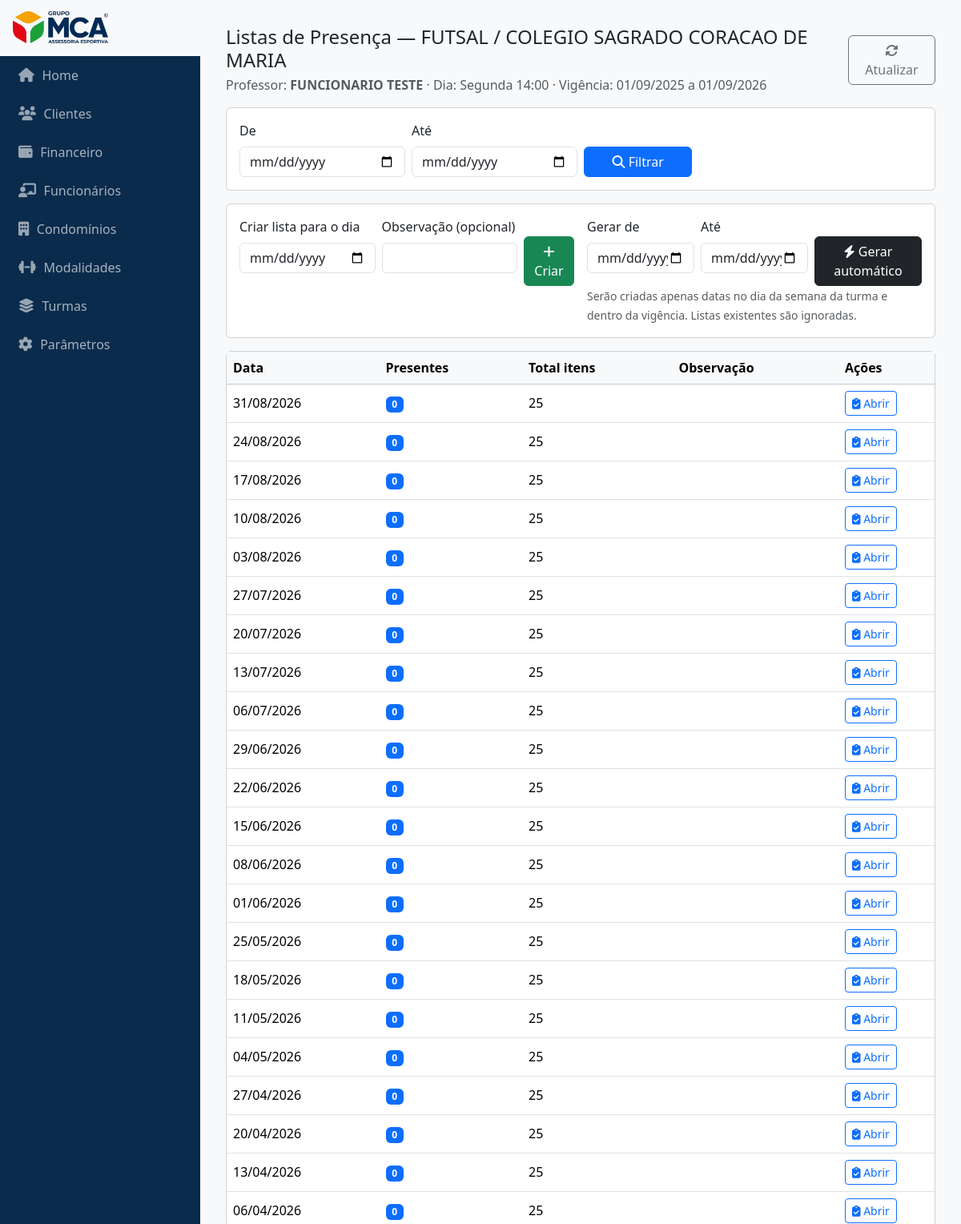
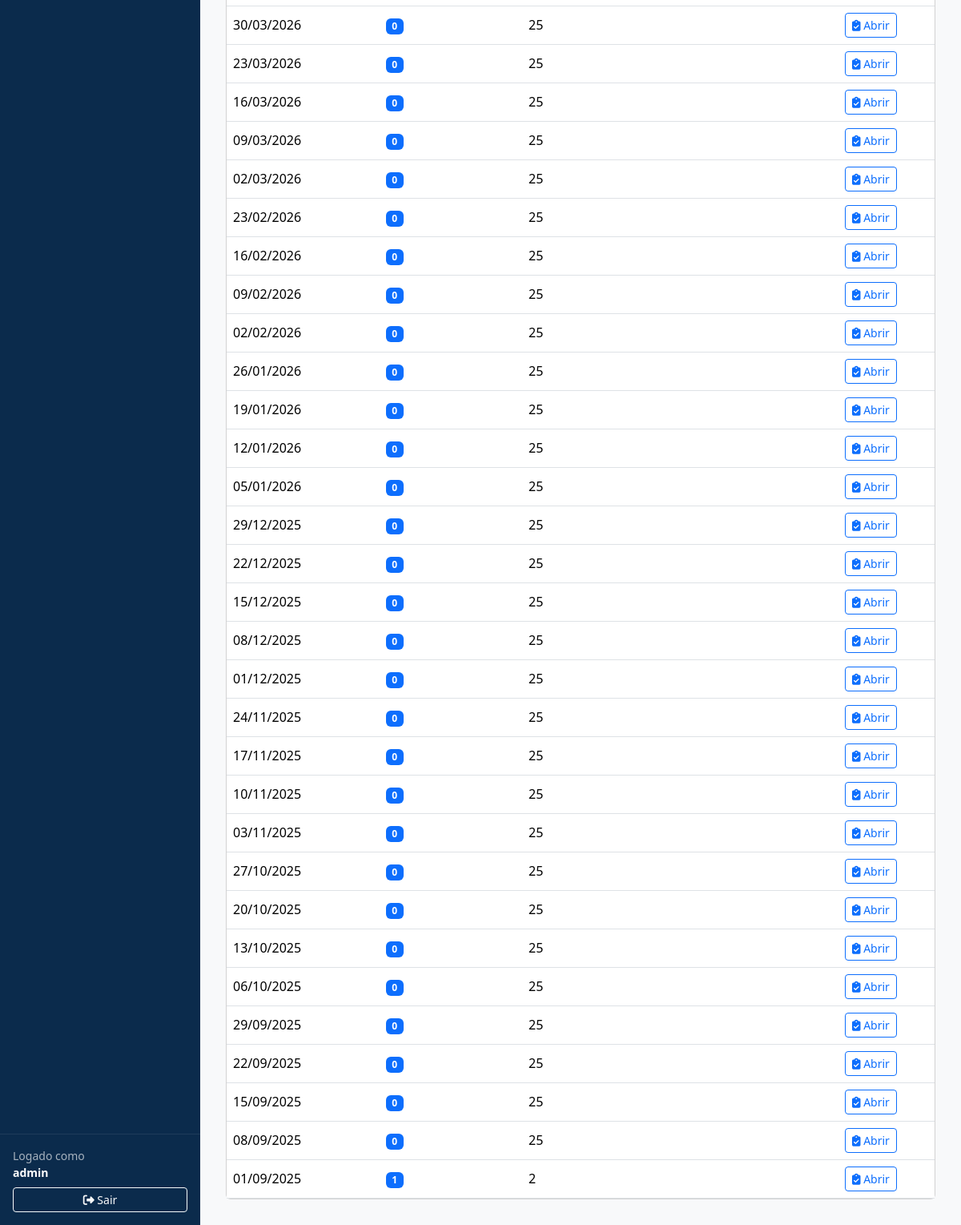
Page /turmas/1/presencas/ (signed in) on the committed database (2 pictures, top to bottom).
### turmas/models.py (models this page shows, shortened)
class Turma(models.Model):
    professor = models.ForeignKey(
        "funcionarios.Funcionario",
        on_delete=models.PROTECT,
        related_name="turmas"
    )
    modalidade = models.ForeignKey(
        "modalidades.Modalidade",
        on_delete=models.PROTECT,
        related_name="turmas"
    )
    condominio = models.ForeignKey(
        "condominios.Condominio",
        on_delete=models.PROTECT,
        related_name="turmas"
    )
    nome_exibicao = models.CharField("Nome (opcional)", max_length=255, blank=True)
    valor = models.DecimalField("Valor", max_digits=10, decimal_places=2,
                                validators=[MinValueValidator(Decimal("0.00"))])
    capacidade = models.PositiveIntegerField("Capacidade (máx. alunos)", validators=[MinValueValidator(1)])
    dia_semana = models.PositiveSmallIntegerField(choices=DIAS_SEMANA)
    hora_inicio = models.TimeField()
    duracao_minutos = models.PositiveIntegerField(default=60, validators=[MinValueValidator(1)])
    inicio_vigencia = models.DateField()
    fim_vigencia = models.DateField(null=True, blank=True)
    ativo = models.BooleanField(default=True)
    created_at = models.DateTimeField(auto_now_add=True)
    updated_at = models.DateTimeField(auto_now=True)
    class Meta:
        ordering = ["condominio__nome", "modalidade__nome", "dia_semana", "hora_inicio", "id"]
        indexes = [
            models.Index(fields=["professor", "dia_semana", "hora_inicio"]),
            models.Index(fields=["condominio"]),
            models.Index(fields=["ativo"]),
        ]
        verbose_name = "Turma"
        verbose_name_plural = "Turmas"

### modalidades/models.py (models this page shows, shortened)
class Modalidade(models.Model):
    nome = models.CharField("Nome", max_length=100)
    slug = models.SlugField("Slug", max_length=120, unique=True, blank=True)
    descricao = models.TextField("Descrição", blank=True)
    ativo = models.BooleanField(default=True)
    created_at = models.DateTimeField("Criado em", auto_now_add=True)
    updated_at = models.DateTimeField("Atualizado em", auto_now=True)
    class Meta:
        ordering = ["nome", "id"]
        verbose_name = "Modalidade"
        verbose_name_plural = "Modalidades"
        indexes = [
            models.Index(fields=["nome"]),
            models.Index(fields=["ativo"]),
        ]

### condominios/models.py (models this page shows, shortened)
class Condominio(models.Model):
    cnpj = models.CharField("CNPJ", max_length=14, unique=True, validators=[CNPJ_VALIDATOR])
    nome = models.CharField("Nome Completo", max_length=255)
    email = models.EmailField("E-mail", blank=True, validators=[EmailValidator()])
    cep = models.CharField("CEP", max_length=9, blank=True)
    numero = models.CharField("Número", max_length=20, blank=True)
    logradouro = models.CharField("Logradouro", max_length=255, blank=True)
    bairro = models.CharField("Bairro", max_length=255, blank=True)
    complemento = models.CharField("Complemento", max_length=255, blank=True)
    municipio = models.CharField("Município", max_length=255, blank=True)
    estado = models.CharField("Estado (UF)", max_length=2, choices=UF_CHOICES, blank=True)
    ativo = models.BooleanField(default=True)
    created_at = models.DateTimeField("Criado em", auto_now_add=True)
    updated_at = models.DateTimeField("Atualizado em", auto_now=True)
    class Meta:
        ordering = ["nome"]
        indexes = [
            models.Index(fields=["municipio", "estado"]),
            models.Index(fields=["ativo"]),
        ]
        verbose_name = "Condomínio"
        verbose_name_plural = "Condomínios"

### funcionarios/models.py (models this page shows, shortened)
class Funcionario(models.Model):
    user = models.OneToOneField(
        User, on_delete=models.CASCADE, related_name="funcionario",
        null=True, blank=True
    )
    cpf_cnpj = models.CharField("CPF/CNPJ", max_length=14, unique=True, validators=[DOC_VALIDATOR])
    nome = models.CharField("Nome", max_length=255)
    email = models.EmailField("E-mail", blank=True, validators=[EmailValidator()])
    telefone = models.CharField("Telefone", max_length=30, blank=True)
    ativo = models.BooleanField(default=True)
    created_at = models.DateTimeField("Criado em", auto_now_add=True)
    updated_at = models.DateTimeField("Atualizado em", auto_now=True)
    class RegimeTrabalhista(models.TextChoices):
        HORISTA    = "HORISTA", "Horista"
        CLT        = "CLT", "CLT"
        ESTAGIARIO = "ESTAGIARIO", "Estagiário"
        PJ         = "PJ", "PJ"
        OUTRO      = "OUTRO", "Outro"
    regime_trabalhista = models.CharField(
        max_length=20,
        choices=RegimeTrabalhista.choices,
        default=RegimeTrabalhista.OUTRO,
        db_index=True,
    )
    class Meta:
        ordering = ["nome", "id"]
        indexes = [
            models.Index(fields=["nome"]),
            models.Index(fields=["ativo"]),
        ]
        verbose_name = "Funcionário"
        verbose_name_plural = "Funcionários"

### turmas/views_presenca.py (the view)
# urls.py: path("turmas/<int:turma_id>/presencas/", views_presenca.listas_da_turma, name="presencas_turma"),
@login_required
def listas_da_turma(request: HttpRequest, turma_id: int):
    turma = (
        Turma.objects.select_related("modalidade", "condominio", "professor")
        .filter(id=turma_id)
        .first()
    )
    if not turma:
        messages.error(request, "Turma não encontrada.")
        return redirect(reverse("turmas:list"))
    filtro = ListaFiltroForm(request.GET or None)
    data_de = filtro.cleaned_data.get("data_de") if filtro.is_valid() else None
    data_ate = filtro.cleaned_data.get("data_ate") if filtro.is_valid() else None
    print('Aqui')
    listas = ps.listas_da_turma(turma_id=turma.id, data_de=data_de, data_ate=data_ate)
    print(f'A lista ps é {listas}')
    create_form = ListaPresencaCreateForm(initial={"turma_id": turma.id})
    auto_form = ListaPresencaRangeForm(initial={"turma_id": turma.id})
    return render(
        request,
        "turmas/presencas_list.html",
        {
            "turma": turma,
            "listas": listas,
            "filtro": filtro,
            "create_form": create_form,
            "auto_form": auto_form,
        },
    )

### turmas/forms.py
class ListaFiltroForm(forms.Form):
    data_de = forms.DateField(required=False, widget=forms.DateInput(attrs={"type":"date"}))
    data_ate = forms.DateField(required=False, widget=forms.DateInput(attrs={"type":"date"}))

class ListaPresencaCreateForm(forms.Form):
    turma_id = forms.IntegerField()
    data = forms.DateField(widget=forms.DateInput(attrs={"type":"date"}))
    observacao_geral = forms.CharField(required=False)

### turmas/services_presenca.py (called while the page is built)
def listas_da_turma(turma_id: int, data_de: Optional[date] = None, data_ate: Optional[date] = None):
    qs = ListaPresenca.objects.filter(turma_id=turma_id)
    if data_de:
        qs = qs.filter(data__gte=data_de)
    if data_ate:
        qs = qs.filter(data__lte=data_ate)
    qs = (
        qs.annotate(
            total_itens=Count("itens", distinct=True),
            total_presentes=Coalesce(
                Sum(
                    Case(
                        When(itens__presente=True, then=1),
                        default=0,
                        output_field=IntegerField(),
                    )
                ),
                0,
            ),
        )
        .values("id", "data", "observacao_geral", "total_itens", "total_presentes")
        .order_by("-data", "-id")
    )
    return qs

### templates/turmas/presencas_list.html (shortened to what this page needs)
{% extends "base.html" %}
{% block content %}
<div class="d-flex justify-content-between align-items-center mb-3">
  <div>
    <h4 class="mb-1">Listas de Presença — {{ turma.modalidade.nome }} / {{ turma.condominio.nome }}</h4>
    <div class="text-muted">
      Professor: <strong>{{ turma.professor.nome }}</strong> ·
      Dia: {{ turma.get_dia_semana_display }} {{ turma.hora_inicio|time:"H:i" }} ·
      Vigência: {{ turma.inicio_vigencia|date:"d/m/Y" }}{% if turma.fim_vigencia %} a {{ turma.fim_vigencia|date:"d/m/Y" }}{% else %} (sem fim){% endif %}
    </div>
  </div>
  <a class="btn btn-outline-secondary" href="{% url 'turmas:presencas_turma' turma_id=turma.id %}">
    <i class="fa-solid fa-rotate"></i> Atualizar
  </a>
</div>
<form method="get" class="card card-body mb-3">
  <div class="row g-2 align-items-end">
    <div class="col-md-3">
      <label class="form-label">De</label>
      <input type="date" name="data_de" value="{{ filtro.initial.data_de }}" class="form-control">
    </div>
    <div class="col-md-3">
      <label class="form-label">Até</label>
      <input type="date" name="data_ate" value="{{ filtro.initial.data_ate }}" class="form-control">
    </div>
    <div class="col-md-2 d-grid">
      <button class="btn btn-primary" type="submit"><i class="fa-solid fa-magnifying-glass"></i> Filtrar</button>
    </div>
  </div>
</form>
<div class="card mb-3">
  <div class="card-body">
    <div class="row g-3">
      <div class="col-md-6">
        <form method="post" action="{% url 'turmas:presenca_criar' %}">
          <div class="row g-2">
            <div class="col-md-5">
              <label class="form-label">Criar lista para o dia</label>
              <input type="date" name="data" class="form-control" required>
            </div>
            <div class="col-md-5">
              <label class="form-label">Observação (opcional)</label>
              <input type="text" name="observacao_geral" class="form-control">
            </div>
            <div class="col-md-2 d-grid">
              <button class="btn btn-success mt-md-4" type="submit"><i class="fa-solid fa-plus"></i> Criar</button>
            </div>
          </div>
        </form>
      </div>
      <div class="col-md-6">
        <form method="post" action="{% url 'turmas:presenca_auto' %}">
          <div class="row g-2">
            <div class="col-md-4">
              <label class="form-label">Gerar de</label>
              <input type="date" name="data_de" class="form-control" required>
            </div>
            <div class="col-md-4">
              <label class="form-label">Até</label>
              <input type="date" name="data_ate" class="form-control" required>
            </div>
            <div class="col-md-4 d-grid">
              <button class="btn btn-dark mt-md-4" type="submit"><i class="fa-solid fa-bolt"></i> Gerar automático</button>
            </div>
          </div>
          <small class="text-muted">Serão criadas apenas datas no dia da semana da turma e dentro da vigência. Listas existentes são ignoradas.</small>
        </form>
      </div>
    </div>
  </div>
</div>
<div class="card">
  <div class="table-responsive">
    <table class="table table-hover align-middle mb-0">
      <thead class="table-light">
        <tr>
          <th>Data</th>
          <th>Presentes</th>
          <th>Total itens</th>
          <th>Observação</th>
          <th style="width: 120px;">Ações</th>
        </tr>
      </thead>
      <tbody>
        {% for l in listas %}
        <tr>
          <td>{{ l.data|date:"d/m/Y" }}</td>
          <td><span class="badge text-bg-{% if l.total_presentes == l.total_itens and l.total_itens > 0 %}success{% else %}primary{% endif %}">{{ l.total_presentes }}</span></td>
          <td>{{ l.total_itens }}</td>
          <td class="text-truncate" style="max-width: 420px;">{{ l.observacao_geral }}</td>
          <td>
            <a class="btn btn-sm btn-outline-primary" href="{% url 'turmas:presenca_detalhe' l.id %}">
              <i class="fa-solid fa-clipboard-check"></i> Abrir
            </a>
          </td>
        </tr>
        {% empty %}
        <tr><td colspan="5" class="text-center py-4">Nenhuma lista encontrada.</td></tr>
        {% endfor %}
      </tbody>
    </table>
  </div>
</div>
{% endblock %}

### templates/base.html (shortened to what this page needs)
{% load static %}
<!DOCTYPE html>
<html lang="pt-br">
<head>
    <link rel="stylesheet" href="https://cdn.jsdelivr.net/npm/bootstrap@5.3.3/dist/css/bootstrap.min.css">
    <link rel="stylesheet" href="https://cdnjs.cloudflare.com/ajax/libs/font-awesome/6.5.0/css/all.min.css">
</head>
<body>
    <aside class="sidebar">
        <a href="{% url 'home' %}" class="brand logoplace">
            <img src="{% static 'img/logo.png' %}" alt="Logo" class="logo"
                 onerror="this.style.display='none';">
        </a>
        <a href="{% url 'home' %}" class="navlink"><i class="fa-solid fa-house"></i> Home</a>
        <a href="{% url 'clientes:list' %}" class="navlink"><i class="fa-solid fa-users"></i> Clientes</a>
        <a href="{% url 'financeiro:list' %}" class="navlink"><i class="fa-solid fa-wallet"></i> Financeiro</a>
        <a href="{% url 'funcionarios:list' %}" class="navlink"><i class="fa-solid fa-chalkboard-user"></i> Funcionários</a>
        <a href="{% url 'condominios:list' %}" class="navlink"><i class="fa-solid fa-building"></i> Condomínios</a>
        <a href="{% url 'modalidades:list' %}" class="navlink"><i class="fa-solid fa-dumbbell"></i> Modalidades</a>
        <a href="{% url 'turmas:list' %}" class="navlink"><i class="fa-solid fa-layer-group"></i> Turmas</a>
        <a href="#" class="navlink"><i class="fa-solid fa-cog"></i> Parâmetros</a>
        {% if request.user.is_authenticated %}
        <div class="authbox">
            <div class="small mb-2">
                Logado como<br>
                <strong style="color:#fff">{{ request.user.get_full_name|default:request.user.username }}</strong>
            </div>
            <form method="post" action="{% url 'logout' %}">
                <button class="btn btn-sm btn-outline-light w-100">
                    <i class="fa-solid fa-right-from-bracket"></i> Sair
                </button>
            </form>
        </div>
        {% endif %}
    </aside>
    <main class="content">
        {% block content %}{% endblock %}
    </main>
</body>
</html>

### templates/base.html (style rules this page uses)
:root { --brand-navy: #0B2B4C; --brand-navy-600:#103A68; --ink-80: rgba(255,255,255,.88); --ink-60: rgba(255,255,255,.64); }
body { min-height: 100vh; display: flex; flex-direction: row; background-color: #f8f9fa; }
.sidebar { width: 250px; background-color: var(--brand-navy); color: var(--ink-80); display: flex; flex-direction: column; padding: 0; position: fixed; top: 0; bottom: 0; left: 0; }
.brand { display: flex; align-items: center; gap: .6rem; padding: .9rem 1rem; text-decoration: none; background: linear-gradient(180deg, rgba(255,255,255,.06), rgba(0,0,0,0)); border-bottom: 1px solid rgba(255,255,255,.08); }
.brand .logo { height: 40px; width: auto; object-fit: contain; display: block; }
.sidebar a.navlink { color: var(--ink-60); padding: 12px 20px; text-decoration: none; display: flex; align-items: center; gap: .6rem; transition: background .15s ease, color .15s ease, padding-left .15s ease; border-left: 3px solid transparent; }
.sidebar a.navlink i { font-size: 1.1rem; opacity: .9; }
.content { margin-left: 250px; padding: 2rem; flex: 1; }
.sidebar .authbox { margin-top: auto; padding: 1rem; border-top: 1px solid rgba(255,255,255,.08); }
.sidebar .authbox .small { color: var(--ink-60); }
.logoplace { background-color:#F8F9FA }

### rows in the picture
Turma: modalidade.nome "FUTSAL", condominio.nome "COLEGIO SAGRADO CORACAO DE MARIA", professor.nome "FUNCIONARIO TESTE", dia_semana "Segunda", hora_inicio "14:00", inicio_vigencia "01/09/2025", fim_vigencia "01/09/2026"

### other values in the picture
{{ request.user.get_full_name|default:request.user.username }} "admin"
{{ l.data|date:"d/m/Y" }} "31/08/2026" "24/08/2026" "17/08/2026" "10/08/2026" "03/08/2026" "27/07/2026" "20/07/2026" "13/07/2026" "06/07/2026" "29/06/2026" "22/06/2026" "15/06/2026" "08/06/2026" "01/06/2026" "25/05/2026" "18/05/2026" "11/05/2026" "04/05/2026" "27/04/2026" "20/04/2026" "13/04/2026" "06/04/2026" "30/03/2026" "23/03/2026" "16/03/2026" "09/03/2026" "02/03/2026" "23/02/2026" "16/02/2026" "09/02/2026" "02/02/2026" "26/01/2026" "19/01/2026" "12/01/2026" "05/01/2026" "29/12/2025" "22/12/2025" "15/12/2025" "08/12/2025" "01/12/2025" "24/11/2025" "17/11/2025" "10/11/2025" "03/11/2025" "27/10/2025" "20/10/2025" "13/10/2025" "06/10/2025" "29/09/2025" "22/09/2025" "15/09/2025" "08/09/2025" "01/09/2025"
{{ l.total_presentes }} "0" "0" "0" "0" "0" "0" "0" "0" "0" "0" "0" "0" "0" "0" "0" "0" "0" "0" "0" "0" "0" "0" "0" "0" "0" "0" "0" "0" "0" "0" "0" "0" "0" "0" "0" "0" "0" "0" "0" "0" "0" "0" "0" "0" "0" "0" "0" "0" "0" "0" "0" "0" "1"
{{ l.total_itens }} "25" "25" "25" "25" "25" "25" "25" "25" "25" "25" "25" "25" "25" "25" "25" "25" "25" "25" "25" "25" "25" "25" "25" "25" "25" "25" "25" "25" "25" "25" "25" "25" "25" "25" "25" "25" "25" "25" "25" "25" "25" "25" "25" "25" "25" "25" "25" "25" "25" "25" "25" "25" "2"
